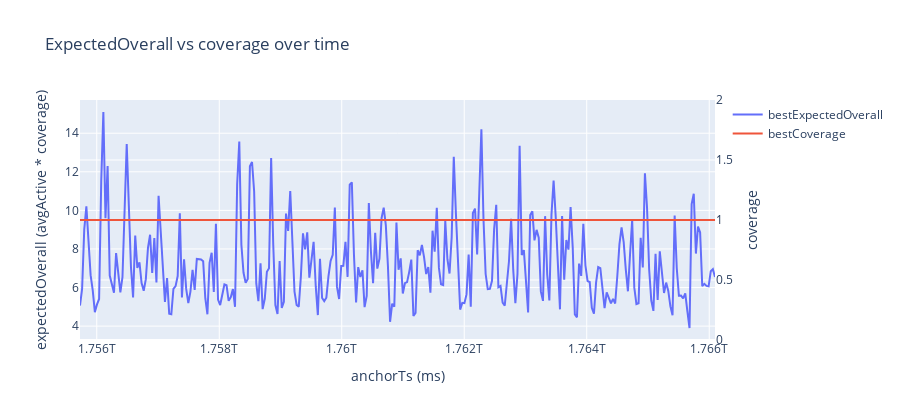

The cell this chart's notebook holds for it:
### Code cell
fig = go.Figure()
fig.add_trace(go.Scatter(x=sweep_clean['anchorTs'], y=sweep_clean['bestExpectedOverall'], mode='lines', name='bestExpectedOverall'))
fig.add_trace(go.Scatter(x=sweep_clean['anchorTs'], y=sweep_clean['bestCoverage'], mode='lines', name='bestCoverage', yaxis='y2'))
fig.update_layout(
    title='ExpectedOverall vs coverage over time',
    xaxis_title='anchorTs (ms)',
    yaxis=dict(title='expectedOverall (avgActive * coverage)'),
    yaxis2=dict(title='coverage', overlaying='y', side='right'),
    height=420,
)
fig

### Figure 1 — Plotly figure (JSON) as saved in the notebook; plotly's stock layout.template omitted (floating-point values rounded to 4 significant figures; data arrays with more than 128 entries replaced by an {"elided": "..."} marker saying what was removed)
{"data": [{"mode": "lines", "name": "bestExpectedOverall", "type": "scatter", "x": {"elided": "300 int values"}, "y": {"elided": "300 float values"}}, {"mode": "lines", "name": "bestCoverage", "type": "scatter", "x": {"elided": "300 int values"}, "y": {"elided": "300 float values"}, "yaxis": "y2"}], "layout": {"height": 420, "title": {"text": "ExpectedOverall vs coverage over time"}, "xaxis": {"title": {"text": "anchorTs (ms)"}}, "yaxis": {"title": {"text": "expectedOverall (avgActive * coverage)"}}, "yaxis2": {"overlaying": "y", "side": "right", "title": {"text": "coverage"}}}}
